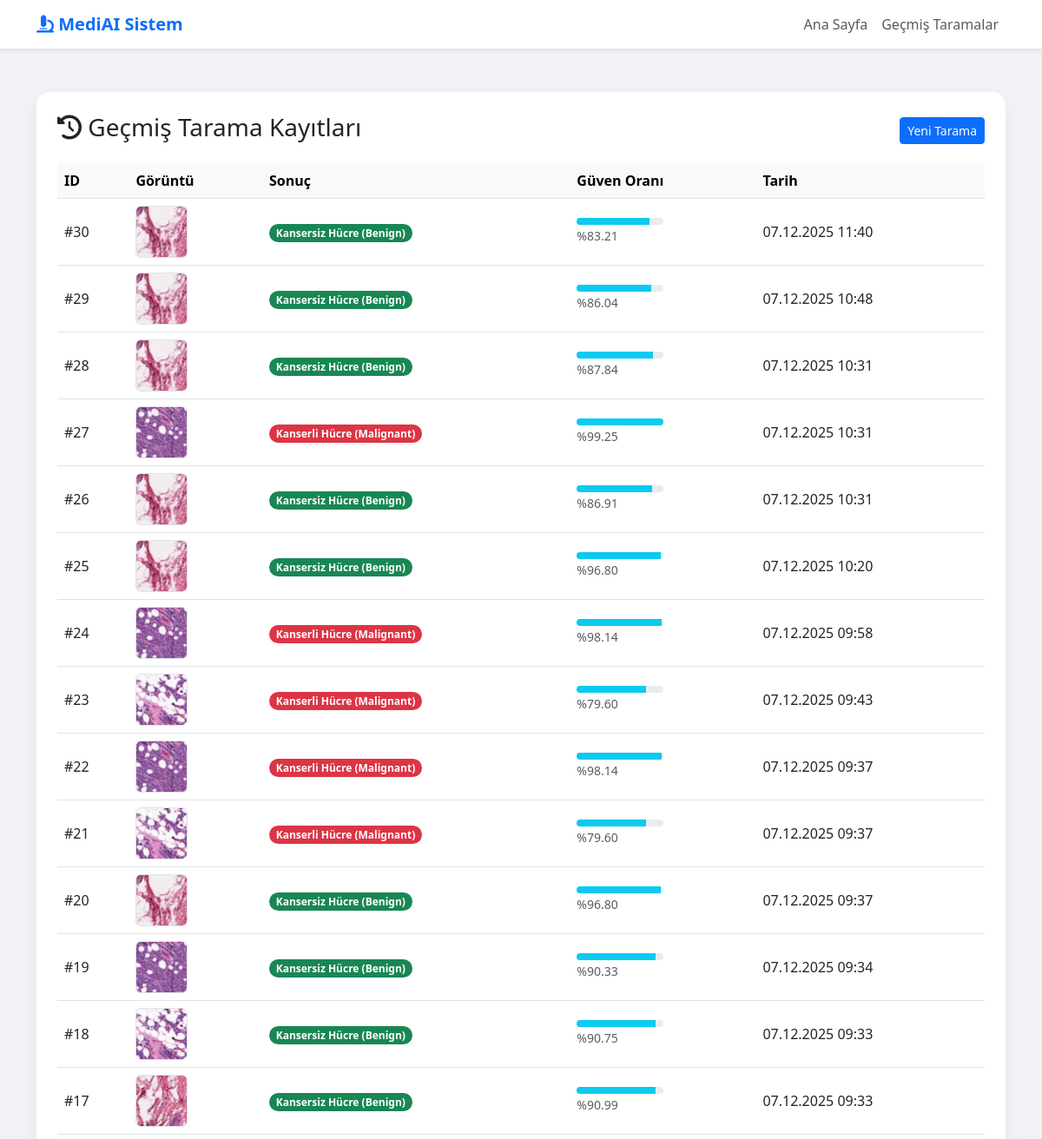
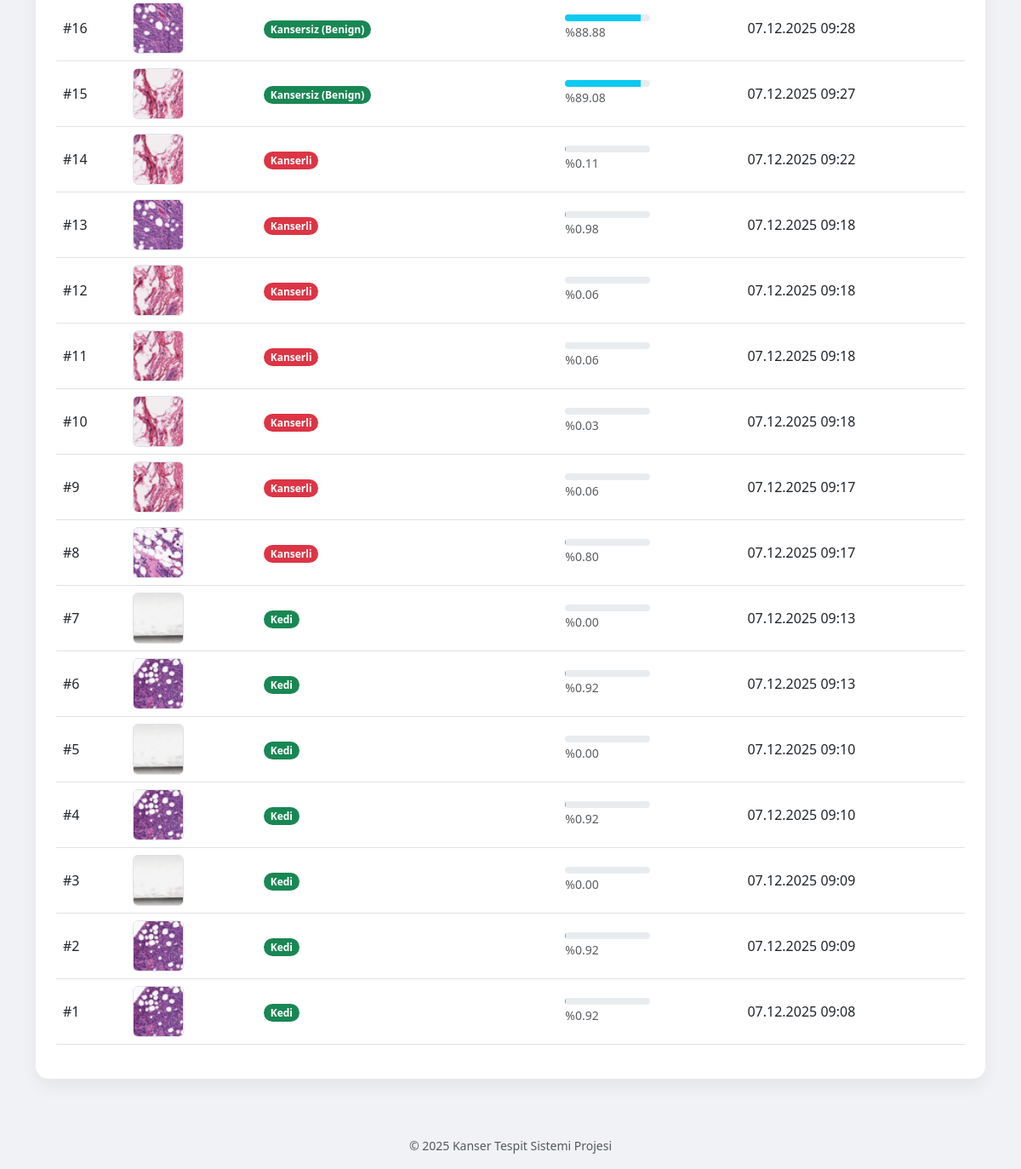
The app's page /history with its own data (2 pictures, top to bottom).
### main.py (models this page shows)
class PredictionRecord(Base):
    __tablename__ = "predictions"
    id = Column(Integer, primary_key=True, index=True)
    filename = Column(String, index=True)
    prediction_result = Column(String)
    confidence = Column(String)
    created_at = Column(DateTime, default=datetime.datetime.utcnow)

### main.py (the view)
@app.get("/history")
def show_history(request: Request):
    db = SessionLocal()
    records = db.query(PredictionRecord).order_by(desc(PredictionRecord.created_at)).all()
    db.close()
    return templates.TemplateResponse("history.html", {
        "request": request,
        "records": records
    })

### templates/history.html
{% extends "base.html" %}
{% block content %}
<div class="card p-4">
    <div class="d-flex justify-content-between align-items-center mb-3">
        <h3><i class="fas fa-history"></i> Geçmiş Tarama Kayıtları</h3>
        <a href="/" class="btn btn-sm btn-primary">Yeni Tarama</a>
    </div>
    <div class="table-responsive">
        <table class="table table-hover align-middle">
            <thead class="table-light">
                <tr>
                    <th>ID</th>
                    <th>Görüntü</th>
                    <th>Sonuç</th>
                    <th>Güven Oranı</th>
                    <th>Tarih</th>
                </tr>
            </thead>
            <tbody>
                {% for record in records %}
                <tr>
                    <td>#{{ record.id }}</td>
                    <td>
                        <img src="/{{ record.filename }}" width="60" height="60" class="rounded border" style="object-fit: cover;">
                    </td>
                    <td>
                        {% if "Kanserli" in record.prediction_result %}
                            <span class="badge bg-danger rounded-pill">{{ record.prediction_result }}</span>
                        {% else %}
                            <span class="badge bg-success rounded-pill">{{ record.prediction_result }}</span>
                        {% endif %}
                    </td>
                    <td>
                        <div class="progress" style="height: 8px; width: 100px;">
                            <div class="progress-bar bg-info" role="progressbar" style="width: {{ record.confidence }}%"></div>
                        </div>
                        <small class="text-muted">%{{ record.confidence }}</small>
                    </td>
                    <td>{{ record.created_at.strftime('%d.%m.%Y %H:%M') }}</td>
                </tr>
                {% endfor %}
            </tbody>
        </table>
    </div>
</div>
{% endblock %}

### templates/base.html (shortened to what this page needs)
<!DOCTYPE html>
<html lang="tr">
<head>
    <link href="https://cdn.jsdelivr.net/npm/bootstrap@5.3.0/dist/css/bootstrap.min.css" rel="stylesheet">
    <link rel="stylesheet" href="https://cdnjs.cloudflare.com/ajax/libs/font-awesome/6.0.0/css/all.min.css">
</head>
<body>
    <nav class="navbar navbar-expand-lg navbar-light">
        <div class="container">
            <a class="navbar-brand" href="/"><i class="fas fa-microscope"></i> MediAI Sistem</a>
            <div class="navbar-nav ms-auto">
                <a class="nav-link" href="/">Ana Sayfa</a>
                <a class="nav-link" href="/history">Geçmiş Taramalar</a>
            </div>
        </div>
    </nav>
    <div class="container main-container">
        {% block content %}{% endblock %}
    </div>
    <footer class="text-center text-muted py-3">
        <small>&copy; 2025 Kanser Tespit Sistemi Projesi</small>
    </footer>
</body>
</html>

### templates/base.html (style rules this page uses)
body { background-color: #f0f2f5; font-family: 'Segoe UI', sans-serif; }
.navbar { background-color: #ffffff; box-shadow: 0 2px 4px rgba(0,0,0,0.1); }
.navbar-brand { font-weight: bold; color: #0d6efd !important; }
.main-container { margin-top: 50px; margin-bottom: 50px; }
.card { border: none; border-radius: 15px; box-shadow: 0 10px 20px rgba(0,0,0,0.05); }

### records on screen
PredictionRecord: id "30", filename (picture), prediction_result "Kansersiz Hücre (Benign)", confidence "83.21", created_at "07.12.2025 11:40"
PredictionRecord: id "29", filename (picture), prediction_result "Kansersiz Hücre (Benign)", confidence "86.04", created_at "07.12.2025 10:48"
PredictionRecord: id "28", filename (picture), prediction_result "Kansersiz Hücre (Benign)", confidence "87.84", created_at "07.12.2025 10:31"
PredictionRecord: id "27", filename (picture), prediction_result "Kanserli Hücre (Malignant)", confidence "99.25", created_at "07.12.2025 10:31"
PredictionRecord: id "26", filename (picture), prediction_result "Kansersiz Hücre (Benign)", confidence "86.91", created_at "07.12.2025 10:31"
PredictionRecord: id "25", filename (picture), prediction_result "Kansersiz Hücre (Benign)", confidence "96.80", created_at "07.12.2025 10:20"
PredictionRecord: id "24", filename (picture), prediction_result "Kanserli Hücre (Malignant)", confidence "98.14", created_at "07.12.2025 09:58"
PredictionRecord: id "23", filename (picture), prediction_result "Kanserli Hücre (Malignant)", confidence "79.60", created_at "07.12.2025 09:43"
PredictionRecord: id "22", filename (picture), prediction_result "Kanserli Hücre (Malignant)", confidence "98.14", created_at "07.12.2025 09:37"
PredictionRecord: id "21", filename (picture), prediction_result "Kanserli Hücre (Malignant)", confidence "79.60", created_at "07.12.2025 09:37"
PredictionRecord: id "20", filename (picture), prediction_result "Kansersiz Hücre (Benign)", confidence "96.80", created_at "07.12.2025 09:37"
PredictionRecord: id "19", filename (picture), prediction_result "Kansersiz Hücre (Benign)", confidence "90.33", created_at "07.12.2025 09:34"
PredictionRecord: id "18", filename (picture), prediction_result "Kansersiz Hücre (Benign)", confidence "90.75", created_at "07.12.2025 09:33"
PredictionRecord: id "17", filename (picture), prediction_result "Kansersiz Hücre (Benign)", confidence "90.99", created_at "07.12.2025 09:33"
PredictionRecord: id "16", filename (picture), prediction_result "Kansersiz (Benign)", confidence "88.88", created_at "07.12.2025 09:28"
PredictionRecord: id "15", filename (picture), prediction_result "Kansersiz (Benign)", confidence "89.08", created_at "07.12.2025 09:27"
PredictionRecord: id "14", filename (picture), prediction_result "Kanserli", confidence "0.11", created_at "07.12.2025 09:22"
PredictionRecord: id "13", filename (picture), prediction_result "Kanserli", confidence "0.98", created_at "07.12.2025 09:18"
PredictionRecord: id "12", filename (picture), prediction_result "Kanserli", confidence "0.06", created_at "07.12.2025 09:18"
PredictionRecord: id "11", filename (picture), prediction_result "Kanserli", confidence "0.06", created_at "07.12.2025 09:18"
PredictionRecord: id "10", filename (picture), prediction_result "Kanserli", confidence "0.03", created_at "07.12.2025 09:18"
PredictionRecord: id "9", filename (picture), prediction_result "Kanserli", confidence "0.06", created_at "07.12.2025 09:17"
PredictionRecord: id "8", filename (picture), prediction_result "Kanserli", confidence "0.80", created_at "07.12.2025 09:17"
PredictionRecord: id "7", filename (picture), prediction_result "Kedi", confidence "0.00", created_at "07.12.2025 09:13"
PredictionRecord: id "6", filename (picture), prediction_result "Kedi", confidence "0.92", created_at "07.12.2025 09:13"
PredictionRecord: id "5", filename (picture), prediction_result "Kedi", confidence "0.00", created_at "07.12.2025 09:10"
PredictionRecord: id "4", filename (picture), prediction_result "Kedi", confidence "0.92", created_at "07.12.2025 09:10"
PredictionRecord: id "3", filename (picture), prediction_result "Kedi", confidence "0.00", created_at "07.12.2025 09:09"
PredictionRecord: id "2", filename (picture), prediction_result "Kedi", confidence "0.92", created_at "07.12.2025 09:09"
PredictionRecord: id "1", filename (picture), prediction_result "Kedi", confidence "0.92", created_at "07.12.2025 09:08"
